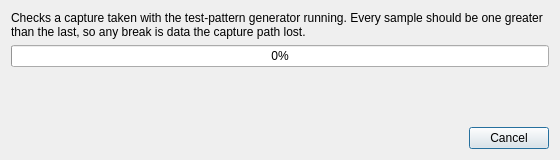
<?xml version="1.0" encoding="UTF-8"?>
<ui version="4.0">
 <class>TestDataAnalysisDialog</class>
 <widget class="QDialog" name="TestDataAnalysisDialog">
  <property name="geometry">
   <rect>
    <x>0</x>
    <y>0</y>
    <width>560</width>
    <height>160</height>
   </rect>
  </property>
  <property name="windowTitle">
   <string>Analyse test data</string>
  </property>
  <layout class="QVBoxLayout" name="verticalLayout">
   <item>
    <widget class="QLabel" name="explanationLabel">
     <property name="text">
      <string>Checks a capture taken with the test-pattern generator running. Every sample should be one greater than the last, so any break is data the capture path lost.</string>
     </property>
     <property name="wordWrap">
      <bool>true</bool>
     </property>
    </widget>
   </item>
   <item>
    <widget class="QProgressBar" name="progressBar">
     <property name="value">
      <number>0</number>
     </property>
    </widget>
   </item>
   <item>
    <widget class="QLabel" name="resultLabel">
     <property name="text">
      <string/>
     </property>
     <property name="wordWrap">
      <bool>true</bool>
     </property>
     <property name="textInteractionFlags">
      <set>Qt::TextInteractionFlag::TextSelectableByMouse</set>
     </property>
    </widget>
   </item>
   <item>
    <spacer name="verticalSpacer">
     <property name="orientation">
      <enum>Qt::Orientation::Vertical</enum>
     </property>
     <property name="sizeHint" stdset="0">
      <size>
       <width>20</width>
       <height>10</height>
      </size>
     </property>
    </spacer>
   </item>
   <item>
    <layout class="QHBoxLayout" name="buttonLayout">
     <item>
      <spacer name="horizontalSpacer">
       <property name="orientation">
        <enum>Qt::Orientation::Horizontal</enum>
       </property>
       <property name="sizeHint" stdset="0">
        <size>
         <width>40</width>
         <height>20</height>
        </size>
       </property>
      </spacer>
     </item>
     <item>
      <widget class="QPushButton" name="cancelPushButton">
       <property name="text">
        <string>Cancel</string>
       </property>
      </widget>
     </item>
    </layout>
   </item>
  </layout>
 </widget>
 <resources/>
 <connections/>
</ui>
